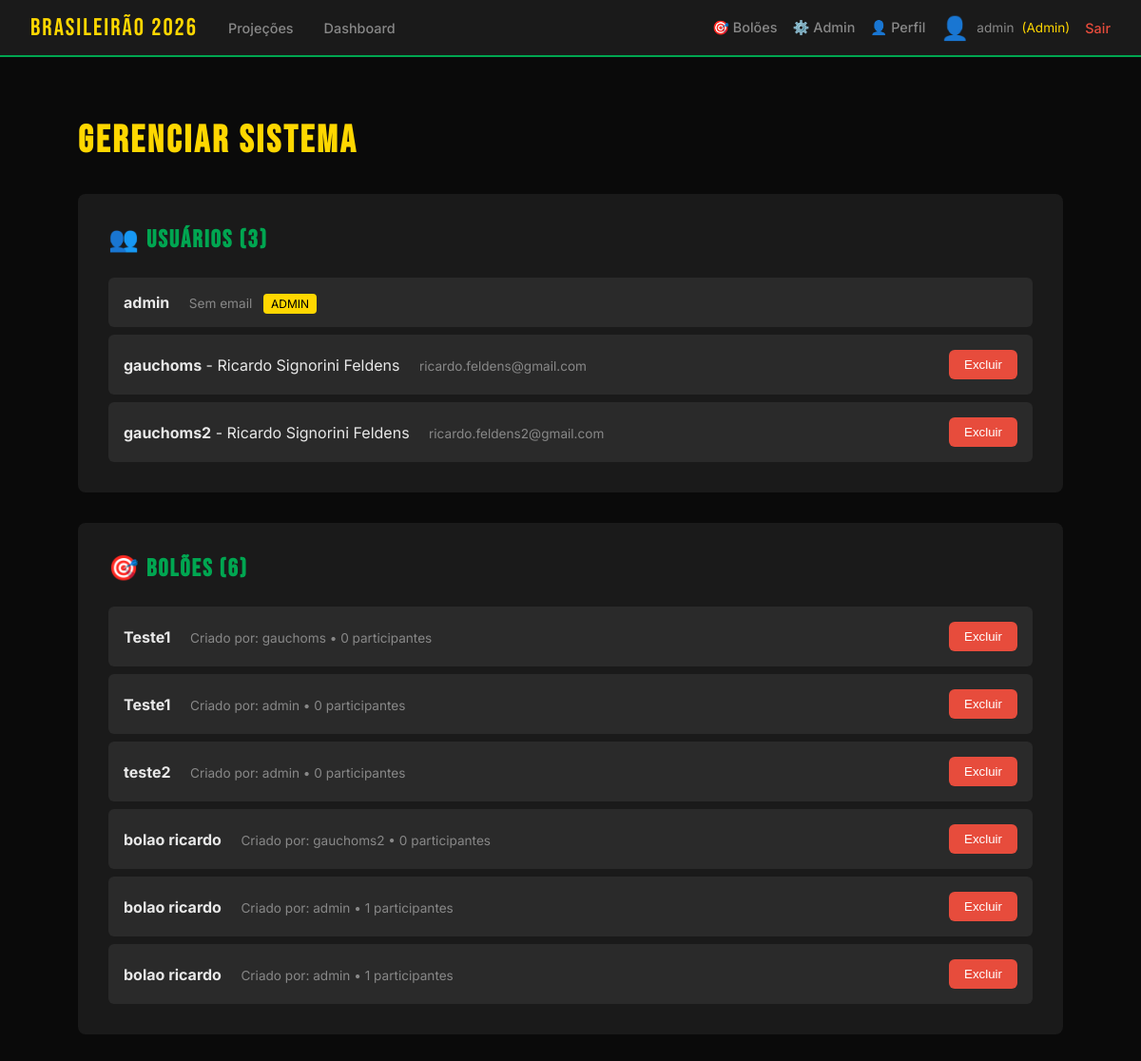
Page /admin/gerenciar (signed in) on the earlier database version.
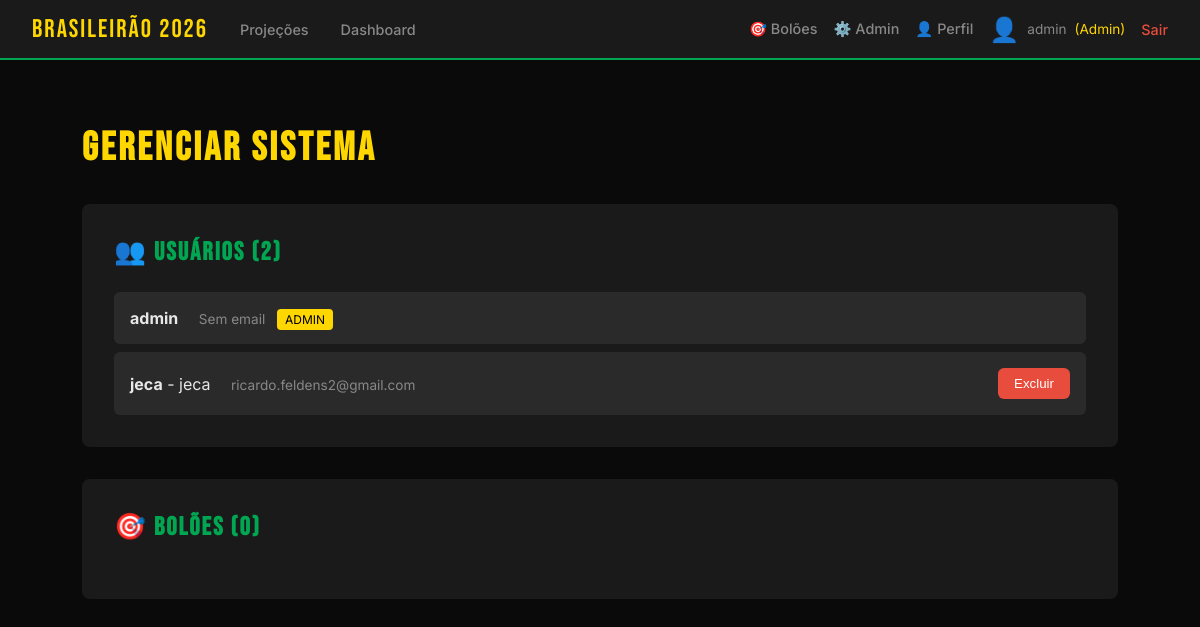
Same page on the later database version.
### app/models.py (models this page shows, shortened)
class Usuario(UserMixin, db.Model):
    id = db.Column(db.Integer, primary_key=True)
    username = db.Column(db.String(80), unique=True, nullable=False)
    email = db.Column(db.String(120), unique=True, nullable=True)
    nome_completo = db.Column(db.String(200), nullable=True)
    password_hash = db.Column(db.String(200), nullable=False)
    is_admin = db.Column(db.Boolean, default=False)
    avatar_tipo = db.Column(db.String(20), default='sugerido')  # sugerido, upload
    avatar_sugerido_id = db.Column(db.Integer, db.ForeignKey('avatar_sugerido.id'), nullable=True)
    avatar_custom_url = db.Column(db.String(200), nullable=True)
    time_coracao_id = db.Column(db.Integer, db.ForeignKey('time.id'), nullable=True)
    tipo = db.Column(db.String(20), default='participante')  # admin, dono, participante
    status = db.Column(db.String(20), default='ativo')  # ativo, suspenso
    data_cadastro = db.Column(db.DateTime, default=db.func.now())

class Bolao(db.Model):
    id = db.Column(db.Integer, primary_key=True)
    nome = db.Column(db.String(100), nullable=False)
    competicao_id = db.Column(db.Integer, db.ForeignKey('competicao.id'), nullable=False)
    dono_id = db.Column(db.Integer, db.ForeignKey('usuario.id'), nullable=False)
    codigo_convite = db.Column(db.String(10), unique=True, nullable=False)
    regra_pontuacao_id = db.Column(db.Integer, db.ForeignKey('regra_pontuacao.id'), nullable=False)
    tipo_acesso = db.Column(db.String(20), default='publico')  # publico, privado
    status_pagamento = db.Column(db.String(20), default='pendente')  # pendente, aprovado, recusado
    valor_pago = db.Column(db.Float, default=0.0)
    data_pagamento = db.Column(db.DateTime, nullable=True)
    status = db.Column(db.String(20), default='ativo')  # ativo, encerrado
    data_criacao = db.Column(db.DateTime, default=db.func.now())
    competicao = db.relationship('Competicao', backref='boloes')
    dono = db.relationship('Usuario', foreign_keys=[dono_id], backref='boloes_criados')
    regra = db.relationship('RegraPontuacao', backref='boloes')
    participantes = db.relationship('ParticipanteBolao', backref='bolao', lazy='dynamic')

### app/routes.py (the view)
@bp.route('/admin/gerenciar')
@admin_required
def admin_gerenciar():
    from app.models import Usuario, Bolao
    usuarios = Usuario.query.all()
    boloes = Bolao.query.all()
    return render_template('admin/gerenciar.html', usuarios=usuarios, boloes=boloes)

### app/__init__.py (called while the page is built)
@login_manager.user_loader
def load_user(user_id):
    from app.models import Usuario
    return Usuario.query.get(int(user_id))

### app/routes.py (called while the page is built)
def admin_required(f):
    @wraps(f)
    def decorated_function(*args, **kwargs):
        if not current_user.is_authenticated:
            return redirect('/login?next=' + request.path)
        if not current_user.is_admin:
            return jsonify({'erro': 'Acesso negado. Apenas administradores.'}), 403
        return f(*args, **kwargs)
    return decorated_function

### app/templates/admin/gerenciar.html (shortened to what this page needs)
{% extends "base.html" %}
{% block content %}
<div style="max-width: 1400px; margin: 2rem auto;">
    <h1 style="margin-bottom: 2rem;">Gerenciar Sistema</h1>
    <div style="display: grid; gap: 2rem;">
        <div style="background: var(--cinza); padding: 2rem; border-radius: 8px;">
            <h2 style="margin-bottom: 1.5rem;">👥 Usuários ({{ usuarios|length }})</h2>
            <div style="display: grid; gap: 0.5rem;">
                {% for user in usuarios %}
                <div style="display: flex; justify-content: space-between; align-items: center; padding: 1rem; background: var(--cinza-medio); border-radius: 6px;">
                    <div>
                        <strong>{{ user.username }}</strong>
                        {% if user.nome_completo %} - {{ user.nome_completo }}{% endif %}
                        <span style="color: var(--texto-fraco); font-size: 0.85rem; margin-left: 1rem;">
                            {{ user.email or 'Sem email' }}
                        </span>
                        {% if user.is_admin %}
                            <span style="background: var(--amarelo); color: #000; padding: 0.2rem 0.5rem; border-radius: 4px; font-size: 0.75rem; margin-left: 0.5rem;">ADMIN</span>
                        {% endif %}
                    </div>
                    {% if not user.is_admin %}
                    <button onclick="excluirUsuario({{ user.id }}, '{{ user.username }}')"
                        style="background: #e74c3c; color: white; border: none; padding: 0.5rem 1rem; border-radius: 6px; cursor: pointer;">
                        Excluir
                    </button>
                    {% endif %}
                </div>
                {% endfor %}
            </div>
        </div>
        <div style="background: var(--cinza); padding: 2rem; border-radius: 8px;">
            <h2 style="margin-bottom: 1.5rem;">🎯 Bolões ({{ boloes|length }})</h2>
            <div style="display: grid; gap: 0.5rem;">
                {% for bolao in boloes %}
                <div style="display: flex; justify-content: space-between; align-items: center; padding: 1rem; background: var(--cinza-medio); border-radius: 6px;">
                    <div>
                        <strong>{{ bolao.nome }}</strong>
                        <span style="color: var(--texto-fraco); font-size: 0.85rem; margin-left: 1rem;">
                            Criado por: {{ bolao.dono.username }} • {{ bolao.participantes.count() }} participantes
                        </span>
                    </div>
                    <button onclick="excluirBolao({{ bolao.id }}, '{{ bolao.nome }}')"
                        style="background: #e74c3c; color: white; border: none; padding: 0.5rem 1rem; border-radius: 6px; cursor: pointer;">
                        Excluir
                    </button>
                </div>
                {% endfor %}
            </div>
        </div>
    </div>
</div>
{% endblock %}

### app/templates/base.html (shortened to what this page needs)
<!DOCTYPE html>
<html lang="pt-BR">
<head>
</head>
<body>
    <nav>
        <a href="/" class="logo">Brasileirão 2026</a>
        <a href="/projecoes">Projeções</a>
        <a href="/dashboard">Dashboard</a>
        <div style="margin-left: auto; display: flex; align-items: center; gap: 1rem;">
            {% if current_user.is_authenticated %}
                <a href="/meus_boloes">🎯 Bolões</a>
                    {% if current_user.is_admin %}
                        <a href="/admin/competicoes">⚙️ Admin</a>
                    {% endif %}
                <a href="/perfil">👤 Perfil</a>
                <span style="display: flex; align-items: center; gap: 0.5rem; color: var(--texto-fraco); font-size: 0.85rem;">
                    {% if current_user.avatar_tipo == 'sugerido' and current_user.avatar_sugerido_id %}
                        <span style="font-size: 1.5rem;">{{ ['⚽', '🏆', '👟', '🥅', '🔥', '⭐', '⚡', '💪', '🎯', '👊', '🚀', '💎'][current_user.avatar_sugerido_id - 1] }}</span>
                    {% elif current_user.avatar_tipo == 'upload' and current_user.avatar_custom_url %}
                        <img src="{{ current_user.avatar_custom_url }}" style="width: 30px; height: 30px; border-radius: 50%; object-fit: cover;">
                    {% else %}
                        <span style="font-size: 1.5rem;">👤</span>
                    {% endif %}
                    {{ current_user.username }}
                    {% if current_user.is_admin %}
                        <span style="color: var(--amarelo);">(Admin)</span>
                    {% endif %}
                </span>
                <a href="/logout" style="color: #e74c3c;">Sair</a>
            {% else %}
                <a href="/login">Login</a>
                <a href="/registro">Criar Conta</a>
            {% endif %}
        </div>
    </nav>
    <div class="container">
        {% block content %}{% endblock %}
    </div>
</body>
</html>

Differences in the rows shown:
removed Usuario: username "gauchoms2", nome_completo "Ricardo Signorini Feldens", email "ricardo.feldens2@gmail.com"
removed Bolao: nome "Teste1", dono.username "gauchoms", participantes.count "0"
removed Bolao: nome "Teste1", dono.username "admin", participantes.count "0"
removed Bolao: nome "teste2", dono.username "admin", participantes.count "0"
removed Bolao: nome "bolao ricardo", dono.username "gauchoms2", participantes.count "0"
removed Bolao: nome "bolao ricardo", dono.username "admin", participantes.count "1"
removed Bolao: nome "bolao ricardo", dono.username "admin", participantes.count "1"
changed Usuario: username "gauchoms" → "jeca"; nome_completo "Ricardo Signorini Feldens" → "jeca"; email "ricardo.feldens@gmail.com" → "ricardo.feldens2@gmail.com"
Other differences:
{{ usuarios|length }}: "3" → "2"
{{ boloes|length }}: "6" → "0"
